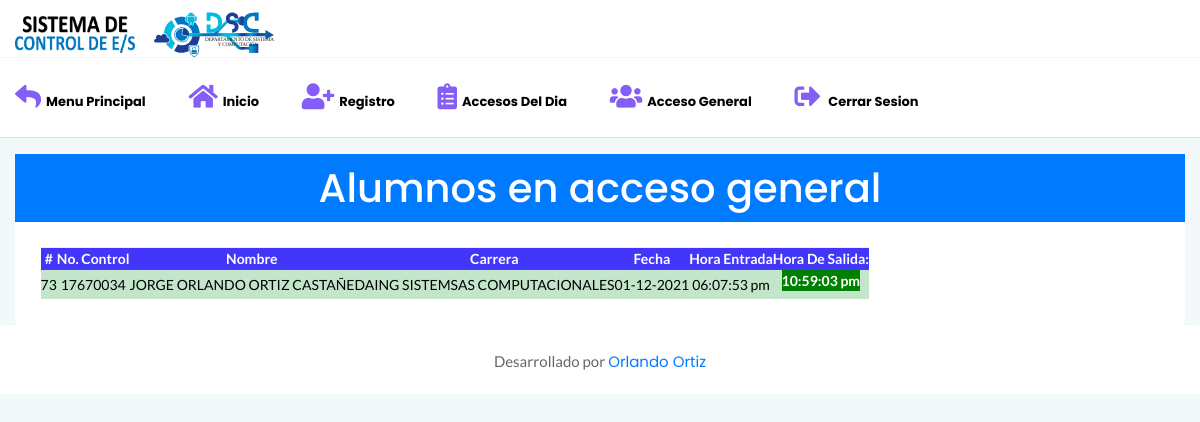
Page /SES/Accesogeneral (signed in) on the earlier database version.
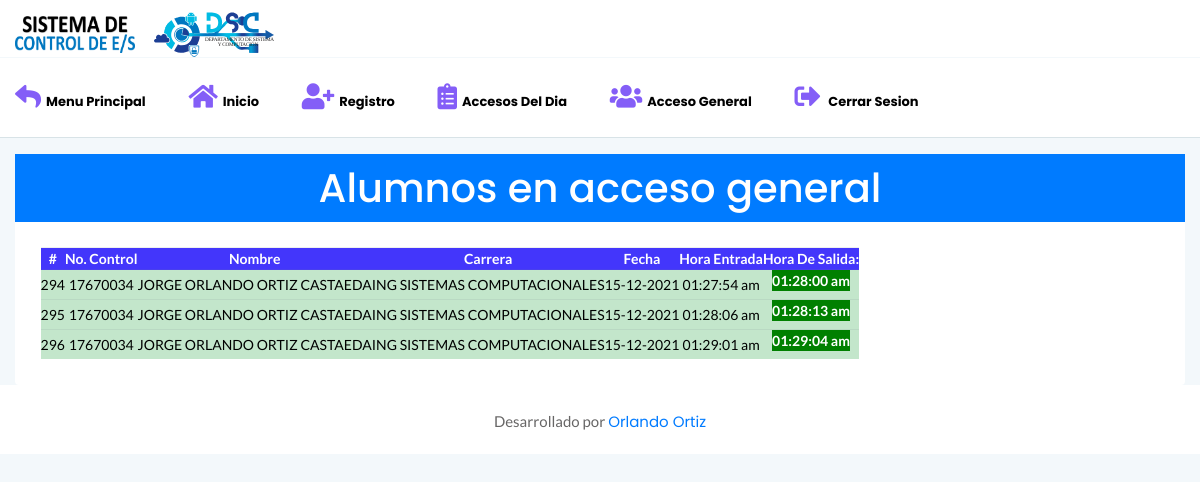
Same page on the later database version.
### tables this page shows
CREATE TABLE IF NOT EXISTS `alumnos` (
  `id` int(11) NOT NULL AUTO_INCREMENT,
  `nombre` varchar(50) NOT NULL,
  `nocontrol` varchar(12) NOT NULL,
  `carrera` varchar(50) NOT NULL,
  `entrada` varchar(50) NOT NULL,
  `enhora` varchar(50) NOT NULL,
  `sahora` varchar(50) DEFAULT NULL,
  PRIMARY KEY (`id`)
);

### SES/controladores/plantilla.controlador.php (called while the page is built)
<?php
class ControladorPlantilla{
	public function ctrPlantilla(){
		include "vistas/plantilla.php";
	}
}

### SES/index.php (called while the page is built, shortened)
<?php
require_once "controladores/plantilla.controlador.php";
require_once "controladores/tablageneral.controlador.php";
require_once "modelos/tablageneral.modelo.php";
$plantilla = new ControladorPlantilla();
$plantilla->ctrPlantilla();

### SES/modelos/conexion.php (called while the page is built)
<?php
class Conexion
{
	static public function conectar()
	{
		$link = new PDO("mysql:host=localhost;dbname=u297166837_cat","u297166837_dsc","DSCiti2021");
		$link->exec("set names utf8");
		return $link;
	}
}

### SES/modelos/tablageneral.modelo.php (called while the page is built, shortened)
<?php
require_once "conexion.php";
class ModeloMostrarAlumnosG
{
    static public function MdlMostrarAlumnos($tabla, $item, $valor, $DateEntrada)
    {
        if ($item != null) {
            $stmt = Conexion::conectar()->prepare("SELECT id, nocontrol, nombre, carrera, entrada ,enhora, sahora FROM $tabla WHERE $item = :$item");
            $stmt->bindParam(":" . $item, $valor, PDO::PARAM_STR);
            $stmt->execute();
            return $stmt->fetch();
        } else {
            $stmt = Conexion::conectar()->prepare("SELECT id, nocontrol, nombre, carrera, entrada ,enhora, sahora FROM $tabla");
            $stmt->bindParam(":entrada", $DateEntrada, PDO::PARAM_STR);
            $stmt->execute();
            return $stmt->fetchAll();
        }
    }
}

### SES/controladores/tablageneral.controlador.php (the view, shortened to what this page needs)
<?php
class ControladorMostrarAlunmosG
{
    public static function ctrMostrarAlumnos()
    {
        $Object = new DateTime();
        $Object->setTimezone(new DateTimeZone('America/Mexico_City'));
        $DateEntrada = $Object->format("d-m-Y");
        $tabla = "alumnos";
        $item = null;
        $valor = "";
        $respuesta = ModeloMostrarAlumnosG::MdlMostrarAlumnos($tabla, $item, $valor, $DateEntrada);
        foreach ($respuesta as $key => $value) {
            echo ' <tr class="table-success">
                            <td>' . $value["id"] . '</td>
                            <td>' . $value["nocontrol"] . '</td>
                            <td>' . $value["nombre"] . '</td>
                            <td>' . $value["carrera"] . '</td>
                            <td>' . $value["entrada"] . '</td>
                            <td>' . $value["enhora"] . '</td>
                            <td>' ?>
                                 <?php
                                    if (empty($value["sahora"])) {
                                        echo '<label style="color: white; background-color: red;"><strong> Dentro del la Institución </strong></label>';
                                    } else {
                                        echo  '<label style="color: white; background-color: green;"> <strong>' . $value["sahora"] . ' </strong></label>';
                                    }
                                    ?>
                                <?php
                            }
                        }
                    }

### SES/vistas/plantilla.php (shortened to what this page needs)
<!doctype html>
<html class="no-js" lang="es">
<head>
    <link href="https://cdn.jsdelivr.net/npm/bootstrap@5.1.2/dist/css/bootstrap.min.css" rel="stylesheet">
    <link rel="stylesheet" href="vistas/assets/css/bootstrap.min.css">
    <link rel="stylesheet" href="vistas/assets/css/swichtCSS.css">
    <link rel="stylesheet" href="vistas/assets/css/Font-Awesome.css">
    <link rel="stylesheet" href="vistas/assets/css/themify-icons.css">
    <link rel="stylesheet" href="vistas/assets/css/metisMenu.css">
    <link rel="stylesheet" href="vistas/assets/css/owl.carousel.min.css">
    <link rel="stylesheet" href="vistas/assets/css/slicknav.min.css">
    <link rel="stylesheet" type="text/css" href="vistas/assets/css/dataTables.bootstrap4.min.css">
    <link rel="stylesheet" type="text/css" href="vistas/assets/css/responsive.bootstrap.min.css">
    <link rel="stylesheet" type="text/css" href="vistas/assets/css/responsive.jqueryui.min.css">
    <link rel="stylesheet" type="text/css" href="vistas/assets/css/jquery.dataTables.css">
    <link rel="stylesheet" href="vistas/assets/css/typography.css">
    <link rel="stylesheet" href="vistas/assets/css/default-css.css">
    <link rel="stylesheet" href="vistas/assets/css/styles.css">
    <link rel="stylesheet" href="vistas/assets/css/responsive.css">
</head>
<body style="background-color: #F3F8FB">
    <?php
    echo '<div class="horizontal-main-wrapper">';
    include "modulos/cabezote.php";
    if (isset($_GET["ruta"])) {
        if (
            $_GET["ruta"] == "Inicio" ||
            $_GET["ruta"] == "Registro" ||
            $_GET["ruta"] == "Accesos" ||
            $_GET["ruta"] == "Accesogeneral" ||
            $_GET["ruta"] == "CerrarSesion" ||
            $_GET["ruta"] == "Regresar"
        ) {
            require "modulos/" . $_GET["ruta"] . ".php";
        } else {
            include "modulos/404.php";
        }
    }
    include "modulos/footer.php";
    echo '</div>';
    ?>
</body>
</html>

### SES/vistas/modulos/cabezote.php (shortened to what this page needs)
<div class="mainheader-area" style="padding-top: 12px;">
    <div class="container">
        <div class="row align-items-center">
            <div class="col-md-3 d-none d-md-block">
                <div class="logo">
                    <a href="Inicio"><img src="vistas/assets/images/icon/SCES.png" alt="logo"></a>
                    <a href="Inicio" class="ml-3"><img src="vistas/assets/images/icon/LogoDSC.svg" alt="logo"></a>
                </div>
            </div>
        </div>
    </div>
</div>
<div class="header-area header-bottom">
    <div class="container">
        <div class="row align-items-center">
            <div class="col-lg-12  d-none d-lg-block">
                <div class="horizontal-menu">
                    <nav>
                        <ul id="nav_menu">
                            <li>
                                <a href="Regresar"><i class="fas fa-reply fa-2x" style="color: #845ef7;"></i><span><strong>menu principal</strong></span></a>
                            </li>
                            <li>
                                <a href="Inicio"><i class="fa fa-home fa-2x" style="color: #845ef7;"></i><span><strong>Inicio</strong></span></a>
                            </li>
                            <li>
                                <a href="Registro"><i class="fas fa-user-plus fa-2x" style="color: #845ef7;"></i><span><strong>Registro</strong></span></a>
                            </li>
                            <li>
                                <a href="Accesos"><i class="fa fa-clipboard-list fa-2x" style="color: #845ef7;"></i><span><strong>Accesos del dia</strong></span></a>
                            </li>
                            <li>
                                <a href="Accesogeneral"><i class="fa fa-users fa-2x" style="color: #845ef7;"></i><span><strong>Acceso General</strong></span></a>
                            </li>
                            <li>
                                <a href="CerrarSesion"><i class="fa fa-sign-out-alt fa-2x" style="color: #845ef7;"></i><span><strong> Cerrar Sesion</strong></span></a>
                            </li>
                        </ul>
                    </nav>
                </div>
            </div>
        </div>
    </div>
</div>

### SES/vistas/modulos/Accesogeneral.php
<div class="col-12 mt-3">
    <div class="card">
        <h1 style="background-color: #007BFF; padding: 10px;color: white;" class=" text-center">Alumnos en acceso general</h1>
        <div class="card-body">
            <div class="datatable-primary">
                <table class="text-center tablaES">
                    <thead class="text-capitalize">
                        <tr>
                            <th>#</th>
                            <th>No. Control</th>
                            <th>Nombre</th>
                            <th>Carrera</th>
                            <th>Fecha</th>
                            <th>Hora entrada</th>
                            <th> Hora de salida:</th>
                        </tr>
                    </thead>
                    <tbody>
                        <?php
                        $VerResidentes = new ControladorMostrarAlunmosG();
                        $VerResidentes->ctrMostrarAlumnos();
                        ?>
                    </tbody>
                </table>
            </div>
        </div>
    </div>
</div>

### SES/vistas/modulos/footer.php
<footer>
    <div class="footer-area">
        <p>Desarrollado por <a href="https://github.com/OrlandoOrtiz1079" target="_blank">Orlando Ortiz</a>
    </div>
</footer>

### SES/vistas/assets/css/styles.css (style rules this page uses)
.card { border: none; border-radius: 4px; background-color: #fff; -webkit-transition: all 0.3s ease 0s; transition: all 0.3s ease 0s; }
.card-body { padding: 25.6px; padding: 1.6rem; }
.logo a { display: inline-block; max-width: 120px; }
.horizontal-main-wrapper { min-height: 100vh; }
.horizontal-main-wrapper .container { max-width: 1440px; }
.horizontal-main-wrapper .header-area, .horizontal-main-wrapper .mainheader-area { padding-left: 0; padding-right: 0; }
.mainheader-area { background: #fff; border-bottom: 1px solid #f3f8fb; padding-left: 15px; position: relative; z-index: 99; }
.horizontal-menu { position: relative; }
.horizontal-menu ul li { display: inline-block; position: relative; }
.horizontal-menu ul li a { display: block; font-size: 13px; padding: 10px 20px; color: #000000; text-transform: capitalize; }
.horizontal-menu nav>ul>li:first-child>a { padding-left: 0; }
.horizontal-menu ul li a i { margin-right: 5px; }
.slicknav_nav .slicknav_row, .slicknav_nav a { text-transform: capitalize; }
.slicknav_nav li i { width: 26px; display: inline-block; }
.header-area { padding: 15px 30px; background: #fff; border-bottom: 1px solid #d8e3e7; }
.footer-area { text-align: center; padding: 23px 0 19px; background: #fff; }
.footer-area p { color: #676666; margin-bottom: 0; }
label { font-weight: 500; color: #666; display: inline-block; margin-bottom: 8px; margin-bottom: .5rem; }
table tr th { border-bottom: none; }
table tr th, table tr td { border-top: 1px solid rgba(120, 130, 140, 0.13) !important; }
.datatable-primary thead { background: #4336fb; color: #fff; }

Differences in the rows shown:
removed alumnos: id "73", nocontrol "17670034", nombre "JORGE ORLANDO ORTIZ CASTAÑEDA", carrera "ING SISTEMSAS COMPUTACIONALES", entrada "01-12-2021", enhora "06:07:53 pm", sahora "10:59:03 pm"
added alumnos: id "294", nocontrol "17670034", nombre "JORGE ORLANDO ORTIZ CASTAEDA", carrera "ING SISTEMAS COMPUTACIONALES", entrada "15-12-2021", enhora "01:27:54 am", sahora "01:28:00 am"
added alumnos: id "295", nocontrol "17670034", nombre "JORGE ORLANDO ORTIZ CASTAEDA", carrera "ING SISTEMAS COMPUTACIONALES", entrada "15-12-2021", enhora "01:28:06 am", sahora "01:28:13 am"
added alumnos: id "296", nocontrol "17670034", nombre "JORGE ORLANDO ORTIZ CASTAEDA", carrera "ING SISTEMAS COMPUTACIONALES", entrada "15-12-2021", enhora "01:29:01 am", sahora "01:29:04 am"
